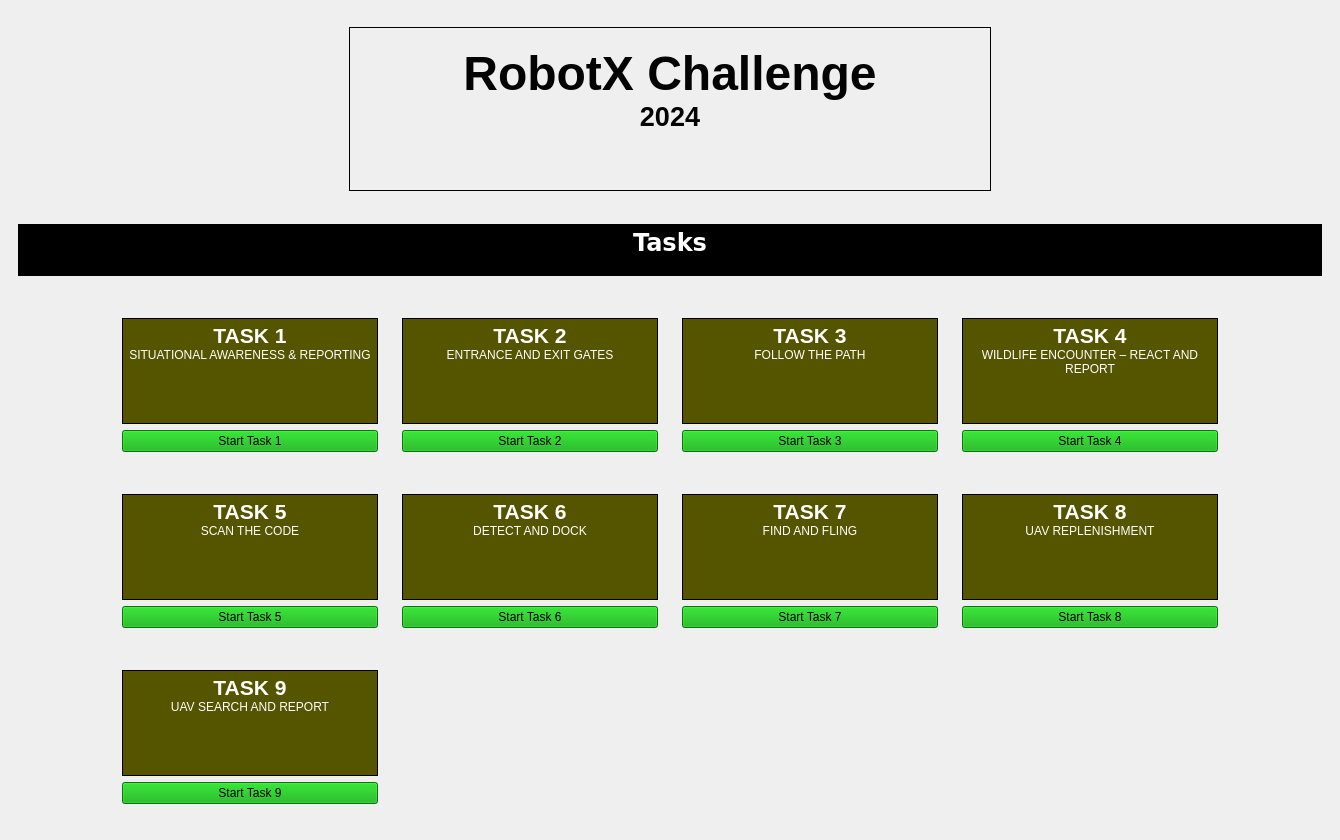
 <widget class="QMainWindow" name="MainWindow">
  <property name="geometry">
   <rect>
    <x>0</x>
    <y>0</y>
    <width>1340</width>
    <height>840</height>
   </rect>
  </property>
  <property name="windowTitle">
   <string>MainWindow</string>
  </property>
  <widget class="QWidget" name="centralwidget">
   <property name="minimumSize">
    <size>
     <width>0</width>
     <height>0</height>
    </size>
   </property>
   <layout class="QVBoxLayout" name="verticalLayout">
    <item>
     <widget class="QWidget" name="widget" native="true">
      <property name="sizePolicy">
       <sizepolicy hsizetype="Preferred" vsizetype="Preferred">
        <horstretch>0</horstretch>
        <verstretch>0</verstretch>
       </sizepolicy>
      </property>
      <property name="minimumSize">
       <size>
        <width>0</width>
        <height>0</height>
       </size>
      </property>
      <property name="maximumSize">
       <size>
        <width>16777215</width>
        <height>200</height>
       </size>
      </property>
      <layout class="QHBoxLayout" name="horizontalLayout_5">
       <item alignment="Qt::AlignLeft">
        <widget class="QWidget" name="widget_8" native="true">
         <property name="layoutDirection">
          <enum>Qt::RightToLeft</enum>
         </property>
         <layout class="QHBoxLayout" name="horizontalLayout_6">
          <item>
           <widget class="QLabel" name="label_3">
            <property name="maximumSize">
             <size>
              <width>300</width>
              <height>16777215</height>
             </size>
            </property>
            <property name="text">
             <string/>
            </property>
            <property name="pixmap">
             <pixmap resource="images.qrc">:/newPrefix/Images/robotx logo_vert.png</pixmap>
            </property>
            <property name="scaledContents">
             <bool>true</bool>
            </property>
           </widget>
          </item>
         </layout>
        </widget>
       </item>
       <item alignment="Qt::AlignHCenter">
        <widget class="QWidget" name="widget_9" native="true">
         <property name="minimumSize">
          <size>
           <width>660</width>
           <height>182</height>
          </size>
         </property>
         <property name="autoFillBackground">
          <bool>false</bool>
         </property>
         <layout class="QHBoxLayout" name="horizontalLayout_7">
          <item>
           <widget class="QTextBrowser" name="textBrowser_2">
            <property name="styleSheet">
             <string notr="true">*{
background:Transparent;
}</string>
            </property>
            <property name="inputMethodHints">
             <set>Qt::ImhMultiLine</set>
            </property>
            <property name="frameShape">
             <enum>QFrame::Box</enum>
            </property>
            <property name="frameShadow">
             <enum>QFrame::Plain</enum>
            </property>
            <property name="lineWidth">
             <number>1</number>
            </property>
            <property name="sizeAdjustPolicy">
             <enum>QAbstractScrollArea::AdjustIgnored</enum>
            </property>
            <property name="html">
             <string>&lt;!DOCTYPE HTML PUBLIC &quot;-//W3C//DTD HTML 4.0//EN&quot; &quot;http://www.w3.org/TR/REC-html40/strict.dtd&quot;&gt;
&lt;html&gt;&lt;head&gt;&lt;meta name=&quot;qrichtext&quot; content=&quot;1&quot; /&gt;&lt;style type=&quot;text/css&quot;&gt;
p, li { white-space: pre-wrap; }
&lt;/style&gt;&lt;/head&gt;&lt;body style=&quot; font-family:'MS Shell Dlg 2'; font-size:7.8pt; font-weight:400; font-style:normal;&quot;&gt;
&lt;p align=&quot;center&quot; style=&quot;-qt-paragraph-type:empty; margin-top:0px; margin-bottom:0px; margin-left:0px; margin-right:0px; -qt-block-indent:0; text-indent:0px; font-family:'Sans Serif'; font-size:9pt;&quot;&gt;&lt;br /&gt;&lt;/p&gt;
&lt;p align=&quot;center&quot; style=&quot; margin-top:0px; margin-bottom:0px; margin-left:0px; margin-right:0px; -qt-block-indent:0; text-indent:0px;&quot;&gt;&lt;span style=&quot; font-family:'Sans Serif'; font-size:36pt; font-weight:600; color:#030303;&quot;&gt;RobotX Challenge&lt;/span&gt;&lt;/p&gt;
&lt;p align=&quot;center&quot; style=&quot; margin-top:0px; margin-bottom:0px; margin-left:0px; margin-right:0px; -qt-block-indent:0; text-indent:0px;&quot;&gt;&lt;span style=&quot; font-family:'Sans Serif'; font-size:20pt; font-weight:600; color:#030303;&quot;&gt;2024&lt;/span&gt;&lt;/p&gt;&lt;/body&gt;&lt;/html&gt;</string>
            </property>
           </widget>
          </item>
         </layout>
        </widget>
       </item>
       <item alignment="Qt::AlignRight">
        <widget class="QWidget" name="widget_10" native="true">
         <property name="maximumSize">
          <size>
           <width>300</width>
           <height>16777215</height>
          </size>
         </property>
         <layout class="QHBoxLayout" name="horizontalLayout_8">
          <item>
           <widget class="QLabel" name="label_4">
            <property name="text">
             <string/>
            </property>
            <property name="pixmap">
             <pixmap resource="images.qrc">:/newPrefix/Images/pngegg.png</pixmap>
            </property>
            <property name="scaledContents">
             <bool>true</bool>
            </property>
           </widget>
          </item>
         </layout>
        </widget>
       </item>
      </layout>
     </widget>
    </item>
    <item>
     <widget class="QWidget" name="widget_2" native="true">
      <property name="minimumSize">
       <size>
        <width>0</width>
        <height>0</height>
       </size>
      </property>
      <property name="maximumSize">
       <size>
        <width>16777215</width>
        <height>70</height>
       </size>
      </property>
      <layout class="QHBoxLayout" name="horizontalLayout_9">
       <item>
        <widget class="QTextBrowser" name="textBrowser_3">
         <property name="sizePolicy">
          <sizepolicy hsizetype="Preferred" vsizetype="Preferred">
           <horstretch>0</horstretch>
           <verstretch>0</verstretch>
          </sizepolicy>
         </property>
         <property name="maximumSize">
          <size>
           <width>16777215</width>
           <height>16777215</height>
          </size>
         </property>
         <property name="font">
          <font>
           <family>Bitstream Vera Sans</family>
          </font>
         </property>
         <property name="styleSheet">
          <string notr="true">*{
background:rgb(0, 0, 0);
}</string>
         </property>
         <property name="frameShape">
          <enum>QFrame::NoFrame</enum>
         </property>
         <property name="frameShadow">
          <enum>QFrame::Plain</enum>
         </property>
         <property name="html">
          <string>&lt;!DOCTYPE HTML PUBLIC &quot;-//W3C//DTD HTML 4.0//EN&quot; &quot;http://www.w3.org/TR/REC-html40/strict.dtd&quot;&gt;
&lt;html&gt;&lt;head&gt;&lt;meta name=&quot;qrichtext&quot; content=&quot;1&quot; /&gt;&lt;style type=&quot;text/css&quot;&gt;
p, li { white-space: pre-wrap; }
&lt;/style&gt;&lt;/head&gt;&lt;body style=&quot; font-family:'Bitstream Vera Sans'; font-size:7.8pt; font-weight:400; font-style:normal;&quot;&gt;
&lt;p align=&quot;center&quot; style=&quot; margin-top:0px; margin-bottom:0px; margin-left:0px; margin-right:0px; -qt-block-indent:0; text-indent:0px;&quot;&gt;&lt;span style=&quot; font-size:18pt; font-weight:600; color:#ffffff;&quot;&gt;Tasks&lt;/span&gt;&lt;/p&gt;&lt;/body&gt;&lt;/html&gt;</string>
         </property>
        </widget>
       </item>
      </layout>
     </widget>
    </item>
    <item alignment="Qt::AlignHCenter|Qt::AlignVCenter">
     <widget class="QWidget" name="widget_3" native="true">
      <property name="minimumSize">
       <size>
        <width>0</width>
        <height>0</height>
       </size>
      </property>
      <layout class="QVBoxLayout" name="verticalLayout_2">
       <item>
        <widget class="QWidget" name="widget_4" native="true">
         <property name="minimumSize">
          <size>
           <width>0</width>
           <height>0</height>
          </size>
         </property>
         <layout class="QHBoxLayout" name="horizontalLayout_10">
          <item>
           <widget class="QWidget" name="widget_13" native="true">
            <layout class="QVBoxLayout" name="verticalLayout_3">
             <item>
              <widget class="QTextBrowser" name="textBrowser_4">
               <property name="styleSheet">
                <string notr="true">*{
background:rgb(85, 85, 0)
}</string>
               </property>
               <property name="frameShape">
                <enum>QFrame::Box</enum>
               </property>
               <property name="frameShadow">
                <enum>QFrame::Plain</enum>
               </property>
               <property name="html">
                <string>&lt;!DOCTYPE HTML PUBLIC &quot;-//W3C//DTD HTML 4.0//EN&quot; &quot;http://www.w3.org/TR/REC-html40/strict.dtd&quot;&gt;
&lt;html&gt;&lt;head&gt;&lt;meta name=&quot;qrichtext&quot; content=&quot;1&quot; /&gt;&lt;style type=&quot;text/css&quot;&gt;
p, li { white-space: pre-wrap; }
&lt;/style&gt;&lt;/head&gt;&lt;body style=&quot; font-family:'MS Shell Dlg 2'; font-size:7.8pt; font-weight:400; font-style:normal;&quot;&gt;
&lt;p align=&quot;center&quot; style=&quot; margin-top:0px; margin-bottom:0px; margin-left:0px; margin-right:0px; -qt-block-indent:0; text-indent:0px;&quot;&gt;&lt;span style=&quot; font-family:'Sans Serif'; font-size:16pt; font-weight:600; color:#ffffff;&quot;&gt;TASK 1&lt;/span&gt;&lt;/p&gt;
&lt;p align=&quot;center&quot; style=&quot; margin-top:0px; margin-bottom:0px; margin-left:0px; margin-right:0px; -qt-block-indent:0; text-indent:0px;&quot;&gt;&lt;span style=&quot; font-family:'Sans Serif'; font-size:9pt; color:#ffffff;&quot;&gt;SITUATIONAL AWARENESS &amp;amp; REPORTING&lt;/span&gt;&lt;/p&gt;&lt;/body&gt;&lt;/html&gt;</string>
               </property>
              </widget>
             </item>
             <item>
              <widget class="QPushButton" name="pushButton">
               <property name="styleSheet">
                <string notr="true">*{
background:rgb(0, 170, 0)
}</string>
               </property>
               <property name="text">
                <string>Start Task 1</string>
               </property>
              </widget>
             </item>
            </layout>
           </widget>
          </item>
          <item>
           <widget class="QWidget" name="widget_15" native="true">
            <layout class="QVBoxLayout" name="verticalLayout_5">
             <item>
              <widget class="QTextBrowser" name="textBrowser_6">
               <property name="styleSheet">
                <string notr="true">*{
background:rgb(85, 85, 0)
}</string>
               </property>
               <property name="frameShape">
                <enum>QFrame::Box</enum>
               </property>
               <property name="frameShadow">
                <enum>QFrame::Plain</enum>
               </property>
               <property name="sizeAdjustPolicy">
                <enum>QAbstractScrollArea::AdjustToContents</enum>
               </property>
               <property name="html">
                <string>&lt;!DOCTYPE HTML PUBLIC &quot;-//W3C//DTD HTML 4.0//EN&quot; &quot;http://www.w3.org/TR/REC-html40/strict.dtd&quot;&gt;
&lt;html&gt;&lt;head&gt;&lt;meta name=&quot;qrichtext&quot; content=&quot;1&quot; /&gt;&lt;style type=&quot;text/css&quot;&gt;
p, li { white-space: pre-wrap; }
&lt;/style&gt;&lt;/head&gt;&lt;body style=&quot; font-family:'MS Shell Dlg 2'; font-size:7.8pt; font-weight:400; font-style:normal;&quot;&gt;
&lt;p align=&quot;center&quot; style=&quot; margin-top:0px; margin-bottom:0px; margin-left:0px; margin-right:0px; -qt-block-indent:0; text-indent:0px;&quot;&gt;&lt;span style=&quot; font-family:'Sans Serif'; font-size:16pt; font-weight:600; color:#ffffff;&quot;&gt;TASK 2&lt;/span&gt;&lt;/p&gt;
&lt;p align=&quot;center&quot; style=&quot; margin-top:0px; margin-bottom:0px; margin-left:0px; margin-right:0px; -qt-block-indent:0; text-indent:0px;&quot;&gt;&lt;span style=&quot; font-family:'Sans Serif'; font-size:9pt; color:#ffffff;&quot;&gt;ENTRANCE AND EXIT GATES&lt;/span&gt;&lt;/p&gt;&lt;/body&gt;&lt;/html&gt;</string>
               </property>
               <property name="acceptRichText">
                <bool>true</bool>
               </property>
              </widget>
             </item>
             <item>
              <widget class="QPushButton" name="pushButton_task2">
               <property name="styleSheet">
                <string notr="true">*{
background:rgb(0, 170, 0)
}</string>
               </property>
               <property name="text">
                <string>Start Task 2</string>
               </property>
              </widget>
             </item>
            </layout>
           </widget>
          </item>
          <item>
           <widget class="QWidget" name="widget_16" native="true">
            <layout class="QVBoxLayout" name="verticalLayout_6">
             <item>
              <widget class="QTextBrowser" name="textBrowser_7">
               <property name="styleSheet">
                <string notr="true">*{
background:rgb(85, 85, 0)
}</string>
               </property>
               <property name="frameShape">
                <enum>QFrame::Box</enum>
               </property>
               <property name="frameShadow">
                <enum>QFrame::Plain</enum>
               </property>
               <property name="html">
                <string>&lt;!DOCTYPE HTML PUBLIC &quot;-//W3C//DTD HTML 4.0//EN&quot; &quot;http://www.w3.org/TR/REC-html40/strict.dtd&quot;&gt;
&lt;html&gt;&lt;head&gt;&lt;meta name=&quot;qrichtext&quot; content=&quot;1&quot; /&gt;&lt;style type=&quot;text/css&quot;&gt;
p, li { white-space: pre-wrap; }
&lt;/style&gt;&lt;/head&gt;&lt;body style=&quot; font-family:'MS Shell Dlg 2'; font-size:7.8pt; font-weight:400; font-style:normal;&quot;&gt;
&lt;p align=&quot;center&quot; style=&quot; margin-top:0px; margin-bottom:0px; margin-left:0px; margin-right:0px; -qt-block-indent:0; text-indent:0px;&quot;&gt;&lt;span style=&quot; font-family:'Sans Serif'; font-size:16pt; font-weight:600; color:#ffffff;&quot;&gt;TASK 3&lt;/span&gt;&lt;/p&gt;
&lt;p align=&quot;center&quot; style=&quot; margin-top:0px; margin-bottom:0px; margin-left:0px; margin-right:0px; -qt-block-indent:0; text-indent:0px;&quot;&gt;&lt;span style=&quot; font-family:'Sans Serif'; font-size:9pt; color:#ffffff;&quot;&gt;FOLLOW THE PATH&lt;/span&gt;&lt;/p&gt;&lt;/body&gt;&lt;/html&gt;</string>
               </property>
              </widget>
             </item>
             <item>
              <widget class="QPushButton" name="pushButton_task3">
               <property name="styleSheet">
                <string notr="true">*{
background:rgb(0, 170, 0)
}</string>
               </property>
               <property name="text">
                <string>Start Task 3</string>
               </property>
              </widget>
             </item>
            </layout>
           </widget>
          </item>
          <item>
           <widget class="QWidget" name="widget_14" native="true">
            <layout class="QVBoxLayout" name="verticalLayout_4">
             <item>
              <widget class="QTextBrowser" name="textBrowser_5">
               <property name="styleSheet">
                <string notr="true">*{
background:rgb(85, 85, 0)
}</string>
               </property>
               <property name="frameShape">
                <enum>QFrame::Box</enum>
               </property>
               <property name="frameShadow">
                <enum>QFrame::Plain</enum>
               </property>
               <property name="html">
                <string>&lt;!DOCTYPE HTML PUBLIC &quot;-//W3C//DTD HTML 4.0//EN&quot; &quot;http://www.w3.org/TR/REC-html40/strict.dtd&quot;&gt;
&lt;html&gt;&lt;head&gt;&lt;meta name=&quot;qrichtext&quot; content=&quot;1&quot; /&gt;&lt;style type=&quot;text/css&quot;&gt;
p, li { white-space: pre-wrap; }
&lt;/style&gt;&lt;/head&gt;&lt;body style=&quot; font-family:'MS Shell Dlg 2'; font-size:7.8pt; font-weight:400; font-style:normal;&quot;&gt;
&lt;p align=&quot;center&quot; style=&quot; margin-top:0px; margin-bottom:0px; margin-left:0px; margin-right:0px; -qt-block-indent:0; text-indent:0px;&quot;&gt;&lt;span style=&quot; font-family:'Sans Serif'; font-size:16pt; font-weight:600; color:#ffffff;&quot;&gt;TASK 4&lt;/span&gt;&lt;/p&gt;
&lt;p align=&quot;center&quot; style=&quot; margin-top:0px; margin-bottom:0px; margin-left:0px; margin-right:0px; -qt-block-indent:0; text-indent:0px;&quot;&gt;&lt;span style=&quot; font-family:'Sans Serif'; font-size:9pt; color:#ffffff;&quot;&gt;WILDLIFE ENCOUNTER – REACT AND REPORT&lt;/span&gt;&lt;/p&gt;&lt;/body&gt;&lt;/html&gt;</string>
               </property>
              </widget>
             </item>
             <item>
              <widget class="QPushButton" name="pushButton_task4">
               <property name="styleSheet">
                <string notr="true">*{
background:rgb(0, 170, 0)
}</string>
               </property>
               <property name="text">
                <string>Start Task 4</string>
               </property>
              </widget>
             </item>
            </layout>
           </widget>
          </item>
         </layout>
        </widget>
       </item>
       <item>
        <widget class="QWidget" name="widget_25" native="true">
         <property name="minimumSize">
          <size>
           <width>0</width>
           <height>0</height>
          </size>
         </property>
         <layout class="QHBoxLayout" name="horizontalLayout_13">
          <item>
           <widget class="QWidget" name="widget_26" native="true">
            <layout class="QVBoxLayout" name="verticalLayout_15">
             <item>
              <widget class="QTextBrowser" name="textBrowser_16">
               <property name="styleSheet">
                <string notr="true">*{
background:rgb(85, 85, 0)
}</string>
               </property>
               <property name="frameShape">
                <enum>QFrame::Box</enum>
               </property>
               <property name="frameShadow">
                <enum>QFrame::Plain</enum>
               </property>
               <property name="html">
                <string>&lt;!DOCTYPE HTML PUBLIC &quot;-//W3C//DTD HTML 4.0//EN&quot; &quot;http://www.w3.org/TR/REC-html40/strict.dtd&quot;&gt;
&lt;html&gt;&lt;head&gt;&lt;meta name=&quot;qrichtext&quot; content=&quot;1&quot; /&gt;&lt;style type=&quot;text/css&quot;&gt;
p, li { white-space: pre-wrap; }
&lt;/style&gt;&lt;/head&gt;&lt;body style=&quot; font-family:'MS Shell Dlg 2'; font-size:7.8pt; font-weight:400; font-style:normal;&quot;&gt;
&lt;p align=&quot;center&quot; style=&quot; margin-top:0px; margin-bottom:0px; margin-left:0px; margin-right:0px; -qt-block-indent:0; text-indent:0px;&quot;&gt;&lt;span style=&quot; font-family:'Sans Serif'; font-size:16pt; font-weight:600; color:#ffffff;&quot;&gt;TASK 5&lt;/span&gt;&lt;/p&gt;
&lt;p align=&quot;center&quot; style=&quot; margin-top:0px; margin-bottom:0px; margin-left:0px; margin-right:0px; -qt-block-indent:0; text-indent:0px;&quot;&gt;&lt;span style=&quot; font-family:'Sans Serif'; font-size:9pt; color:#ffffff;&quot;&gt;SCAN THE CODE&lt;/span&gt;&lt;/p&gt;&lt;/body&gt;&lt;/html&gt;</string>
               </property>
              </widget>
             </item>
             <item>
              <widget class="QPushButton" name="pushButton_task5">
               <property name="styleSheet">
                <string notr="true">*{
background:rgb(0, 170, 0)
}</string>
               </property>
               <property name="text">
                <string>Start Task 5</string>
               </property>
              </widget>
             </item>
            </layout>
           </widget>
          </item>
          <item>
           <widget class="QWidget" name="widget_27" native="true">
            <layout class="QVBoxLayout" name="verticalLayout_16">
             <item>
              <widget class="QTextBrowser" name="textBrowser_17">
               <property name="styleSheet">
                <string notr="true">*{
background:rgb(85, 85, 0)
}</string>
               </property>
               <property name="frameShape">
                <enum>QFrame::Box</enum>
               </property>
               <property name="frameShadow">
                <enum>QFrame::Plain</enum>
               </property>
               <property name="html">
                <string>&lt;!DOCTYPE HTML PUBLIC &quot;-//W3C//DTD HTML 4.0//EN&quot; &quot;http://www.w3.org/TR/REC-html40/strict.dtd&quot;&gt;
&lt;html&gt;&lt;head&gt;&lt;meta name=&quot;qrichtext&quot; content=&quot;1&quot; /&gt;&lt;style type=&quot;text/css&quot;&gt;
p, li { white-space: pre-wrap; }
&lt;/style&gt;&lt;/head&gt;&lt;body style=&quot; font-family:'MS Shell Dlg 2'; font-size:7.8pt; font-weight:400; font-style:normal;&quot;&gt;
&lt;p align=&quot;center&quot; style=&quot; margin-top:0px; margin-bottom:0px; margin-left:0px; margin-right:0px; -qt-block-indent:0; text-indent:0px;&quot;&gt;&lt;span style=&quot; font-family:'Sans Serif'; font-size:16pt; font-weight:600; color:#ffffff;&quot;&gt;TASK 6&lt;/span&gt;&lt;/p&gt;
&lt;p align=&quot;center&quot; style=&quot; margin-top:0px; margin-bottom:0px; margin-left:0px; margin-right:0px; -qt-block-indent:0; text-indent:0px;&quot;&gt;&lt;span style=&quot; font-family:'Sans Serif'; font-size:9pt; color:#ffffff;&quot;&gt;DETECT AND DOCK&lt;/span&gt;&lt;/p&gt;&lt;/body&gt;&lt;/html&gt;</string>
               </property>
              </widget>
             </item>
             <item>
              <widget class="QPushButton" name="pushButton_task6">
               <property name="styleSheet">
                <string notr="true">*{
background:rgb(0, 170, 0)
}</string>
               </property>
               <property name="text">
                <string>Start Task 6</string>
               </property>
              </widget>
             </item>
            </layout>
           </widget>
          </item>
          <item>
           <widget class="QWidget" name="widget_28" native="true">
            <layout class="QVBoxLayout" name="verticalLayout_17">
             <item>
              <widget class="QTextBrowser" name="textBrowser_18">
               <property name="styleSheet">
                <string notr="true">*{
background:rgb(85, 85, 0)
}</string>
               </property>
               <property name="frameShape">
                <enum>QFrame::Box</enum>
               </property>
               <property name="frameShadow">
                <enum>QFrame::Plain</enum>
               </property>
               <property name="html">
                <string>&lt;!DOCTYPE HTML PUBLIC &quot;-//W3C//DTD HTML 4.0//EN&quot; &quot;http://www.w3.org/TR/REC-html40/strict.dtd&quot;&gt;
&lt;html&gt;&lt;head&gt;&lt;meta name=&quot;qrichtext&quot; content=&quot;1&quot; /&gt;&lt;style type=&quot;text/css&quot;&gt;
p, li { white-space: pre-wrap; }
&lt;/style&gt;&lt;/head&gt;&lt;body style=&quot; font-family:'MS Shell Dlg 2'; font-size:7.8pt; font-weight:400; font-style:normal;&quot;&gt;
&lt;p align=&quot;center&quot; style=&quot; margin-top:0px; margin-bottom:0px; margin-left:0px; margin-right:0px; -qt-block-indent:0; text-indent:0px;&quot;&gt;&lt;span style=&quot; font-family:'Sans Serif'; font-size:16pt; font-weight:600; color:#ffffff;&quot;&gt;TASK 7&lt;/span&gt;&lt;/p&gt;
&lt;p align=&quot;center&quot; style=&quot; margin-top:0px; margin-bottom:0px; margin-left:0px; margin-right:0px; -qt-block-indent:0; text-indent:0px;&quot;&gt;&lt;span style=&quot; font-family:'Sans Serif'; font-size:9pt; color:#ffffff;&quot;&gt;FIND AND FLING&lt;/span&gt;&lt;/p&gt;&lt;/body&gt;&lt;/html&gt;</string>
               </property>
              </widget>
             </item>
             <item>
              <widget class="QPushButton" name="pushButton_task7">
               <property name="styleSheet">
                <string notr="true">*{
background:rgb(0, 170, 0)
}</string>
               </property>
               <property name="text">
                <string>Start Task 7</string>
               </property>
              </widget>
             </item>
            </layout>
           </widget>
          </item>
          <item>
           <widget class="QWidget" name="widget_29" native="true">
            <layout class="QVBoxLayout" name="verticalLayout_18">
             <item>
              <widget class="QTextBrowser" name="textBrowser_19">
               <property name="styleSheet">
                <string notr="true">*{
background:rgb(85, 85, 0)
}</string>
               </property>
               <property name="frameShape">
                <enum>QFrame::Box</enum>
               </property>
               <property name="frameShadow">
                <enum>QFrame::Plain</enum>
               </property>
               <property name="html">
                <string>&lt;!DOCTYPE HTML PUBLIC &quot;-//W3C//DTD HTML 4.0//EN&quot; &quot;http://www.w3.org/TR/REC-html40/strict.dtd&quot;&gt;
&lt;html&gt;&lt;head&gt;&lt;meta name=&quot;qrichtext&quot; content=&quot;1&quot; /&gt;&lt;style type=&quot;text/css&quot;&gt;
p, li { white-space: pre-wrap; }
&lt;/style&gt;&lt;/head&gt;&lt;body style=&quot; font-family:'MS Shell Dlg 2'; font-size:7.8pt; font-weight:400; font-style:normal;&quot;&gt;
&lt;p align=&quot;center&quot; style=&quot; margin-top:0px; margin-bottom:0px; margin-left:0px; margin-right:0px; -qt-block-indent:0; text-indent:0px;&quot;&gt;&lt;span style=&quot; font-family:'Sans Serif'; font-size:16pt; font-weight:600; color:#ffffff;&quot;&gt;TASK 8&lt;/span&gt;&lt;/p&gt;
&lt;p align=&quot;center&quot; style=&quot; margin-top:0px; margin-bottom:0px; margin-left:0px; margin-right:0px; -qt-block-indent:0; text-indent:0px;&quot;&gt;&lt;span style=&quot; font-family:'Sans Serif'; font-size:9pt; color:#ffffff;&quot;&gt;UAV REPLENISHMENT&lt;/span&gt;&lt;/p&gt;&lt;/body&gt;&lt;/html&gt;</string>
               </property>
              </widget>
             </item>
             <item>
              <widget class="QPushButton" name="pushButton_task8">
               <property name="styleSheet">
                <string notr="true">*{
background:rgb(0, 170, 0)
}</string>
               </property>
               <property name="text">
                <string>Start Task 8</string>
               </property>
              </widget>
             </item>
            </layout>
           </widget>
          </item>
         </layout>
        </widget>
       </item>
       <item>
        <widget class="QWidget" name="widget_12" native="true">
         <property name="minimumSize">
          <size>
           <width>0</width>
           <height>0</height>
          </size>
         </property>
         <layout class="QHBoxLayout" name="horizontalLayout_11">
          <item>
           <widget class="QWidget" name="widget_17" native="true">
            <layout class="QVBoxLayout" name="verticalLayout_7">
             <item>
              <widget class="QTextBrowser" name="textBrowser_8">
               <property name="styleSheet">
                <string notr="true">*{
background:rgb(85, 85, 0)
}</string>
               </property>
               <property name="frameShape">
                <enum>QFrame::Box</enum>
               </property>
               <property name="frameShadow">
                <enum>QFrame::Plain</enum>
               </property>
               <property name="html">
                <string>&lt;!DOCTYPE HTML PUBLIC &quot;-//W3C//DTD HTML 4.0//EN&quot; &quot;http://www.w3.org/TR/REC-html40/strict.dtd&quot;&gt;
&lt;html&gt;&lt;head&gt;&lt;meta name=&quot;qrichtext&quot; content=&quot;1&quot; /&gt;&lt;style type=&quot;text/css&quot;&gt;
p, li { white-space: pre-wrap; }
&lt;/style&gt;&lt;/head&gt;&lt;body style=&quot; font-family:'MS Shell Dlg 2'; font-size:7.8pt; font-weight:400; font-style:normal;&quot;&gt;
&lt;p align=&quot;center&quot; style=&quot; margin-top:0px; margin-bottom:0px; margin-left:0px; margin-right:0px; -qt-block-indent:0; text-indent:0px;&quot;&gt;&lt;span style=&quot; font-family:'Sans Serif'; font-size:16pt; font-weight:600; color:#ffffff;&quot;&gt;TASK 9&lt;/span&gt;&lt;/p&gt;
&lt;p align=&quot;center&quot; style=&quot; margin-top:0px; margin-bottom:0px; margin-left:0px; margin-right:0px; -qt-block-indent:0; text-indent:0px;&quot;&gt;&lt;span style=&quot; font-family:'Sans Serif'; font-size:9pt; color:#ffffff;&quot;&gt;UAV SEARCH AND REPORT&lt;/span&gt;&lt;/p&gt;&lt;/body&gt;&lt;/html&gt;</string>
               </property>
              </widget>
             </item>
             <item>
              <widget class="QPushButton" name="pushButton_task9">
               <property name="styleSheet">
                <string notr="true">*{
background:rgb(0, 170, 0)
}</string>
               </property>
               <property name="text">
                <string>Start Task 9</string>
               </property>
              </widget>
             </item>
            </layout>
           </widget>
          </item>
          <item>
           <widget class="QWidget" name="widget_18" native="true">
            <layout class="QVBoxLayout" name="verticalLayout_8">
             <item>
              <widget class="QTextBrowser" name="textBrowser_9">
               <property name="styleSheet">
                <string notr="true">*{
background:Transparent
}</string>
               </property>
               <property name="frameShape">
                <enum>QFrame::NoFrame</enum>
               </property>
               <property name="frameShadow">
                <enum>QFrame::Plain</enum>
               </property>
               <property name="html">
                <string>&lt;!DOCTYPE HTML PUBLIC &quot;-//W3C//DTD HTML 4.0//EN&quot; &quot;http://www.w3.org/TR/REC-html40/strict.dtd&quot;&gt;
&lt;html&gt;&lt;head&gt;&lt;meta name=&quot;qrichtext&quot; content=&quot;1&quot; /&gt;&lt;style type=&quot;text/css&quot;&gt;
p, li { white-space: pre-wrap; }
&lt;/style&gt;&lt;/head&gt;&lt;body style=&quot; font-family:'MS Shell Dlg 2'; font-size:7.8pt; font-weight:400; font-style:normal;&quot;&gt;
&lt;p align=&quot;center&quot; style=&quot;-qt-paragraph-type:empty; margin-top:0px; margin-bottom:0px; margin-left:0px; margin-right:0px; -qt-block-indent:0; text-indent:0px; font-family:'Sans Serif'; font-size:9pt;&quot;&gt;&lt;br /&gt;&lt;/p&gt;&lt;/body&gt;&lt;/html&gt;</string>
               </property>
              </widget>
             </item>
            </layout>
           </widget>
          </item>
          <item>
           <widget class="QWidget" name="widget_20" native="true">
            <layout class="QVBoxLayout" name="verticalLayout_10">
             <item>
              <widget class="QTextBrowser" name="textBrowser_11">
               <property name="styleSheet">
                <string notr="true">*{
background:Transparent
}</string>
               </property>
               <property name="frameShape">
                <enum>QFrame::NoFrame</enum>
               </property>
               <property name="frameShadow">
                <enum>QFrame::Plain</enum>
               </property>
               <property name="html">
                <string>&lt;!DOCTYPE HTML PUBLIC &quot;-//W3C//DTD HTML 4.0//EN&quot; &quot;http://www.w3.org/TR/REC-html40/strict.dtd&quot;&gt;
&lt;html&gt;&lt;head&gt;&lt;meta name=&quot;qrichtext&quot; content=&quot;1&quot; /&gt;&lt;style type=&quot;text/css&quot;&gt;
p, li { white-space: pre-wrap; }
&lt;/style&gt;&lt;/head&gt;&lt;body style=&quot; font-family:'MS Shell Dlg 2'; font-size:7.8pt; font-weight:400; font-style:normal;&quot;&gt;
&lt;p align=&quot;center&quot; style=&quot;-qt-paragraph-type:empty; margin-top:0px; margin-bottom:0px; margin-left:0px; margin-right:0px; -qt-block-indent:0; text-indent:0px; font-family:'Sans Serif'; font-size:9pt;&quot;&gt;&lt;br /&gt;&lt;/p&gt;&lt;/body&gt;&lt;/html&gt;</string>
               </property>
              </widget>
             </item>
            </layout>
           </widget>
          </item>
          <item>
           <widget class="QWidget" name="widget_19" native="true">
            <layout class="QVBoxLayout" name="verticalLayout_9">
             <item>
              <widget class="QTextBrowser" name="textBrowser_10">
               <property name="styleSheet">
                <string notr="true">*{
background:Transparent
}</string>
               </property>
               <property name="frameShape">
                <enum>QFrame::NoFrame</enum>
               </property>
               <property name="frameShadow">
                <enum>QFrame::Plain</enum>
               </property>
               <property name="html">
                <string>&lt;!DOCTYPE HTML PUBLIC &quot;-//W3C//DTD HTML 4.0//EN&quot; &quot;http://www.w3.org/TR/REC-html40/strict.dtd&quot;&gt;
&lt;html&gt;&lt;head&gt;&lt;meta name=&quot;qrichtext&quot; content=&quot;1&quot; /&gt;&lt;style type=&quot;text/css&quot;&gt;
p, li { white-space: pre-wrap; }
&lt;/style&gt;&lt;/head&gt;&lt;body style=&quot; font-family:'MS Shell Dlg 2'; font-size:7.8pt; font-weight:400; font-style:normal;&quot;&gt;
&lt;p align=&quot;center&quot; style=&quot;-qt-paragraph-type:empty; margin-top:0px; margin-bottom:0px; margin-left:0px; margin-right:0px; -qt-block-indent:0; text-indent:0px; font-family:'Sans Serif'; font-size:9pt;&quot;&gt;&lt;br /&gt;&lt;/p&gt;&lt;/body&gt;&lt;/html&gt;</string>
               </property>
              </widget>
             </item>
            </layout>
           </widget>
          </item>
         </layout>
        </widget>
       </item>
      </layout>
     </widget>
    </item>
   </layout>
  </widget>
  <action name="actionClose">
   <property name="text">
    <string>Close</string>
   </property>
  </action>
 </widget>
